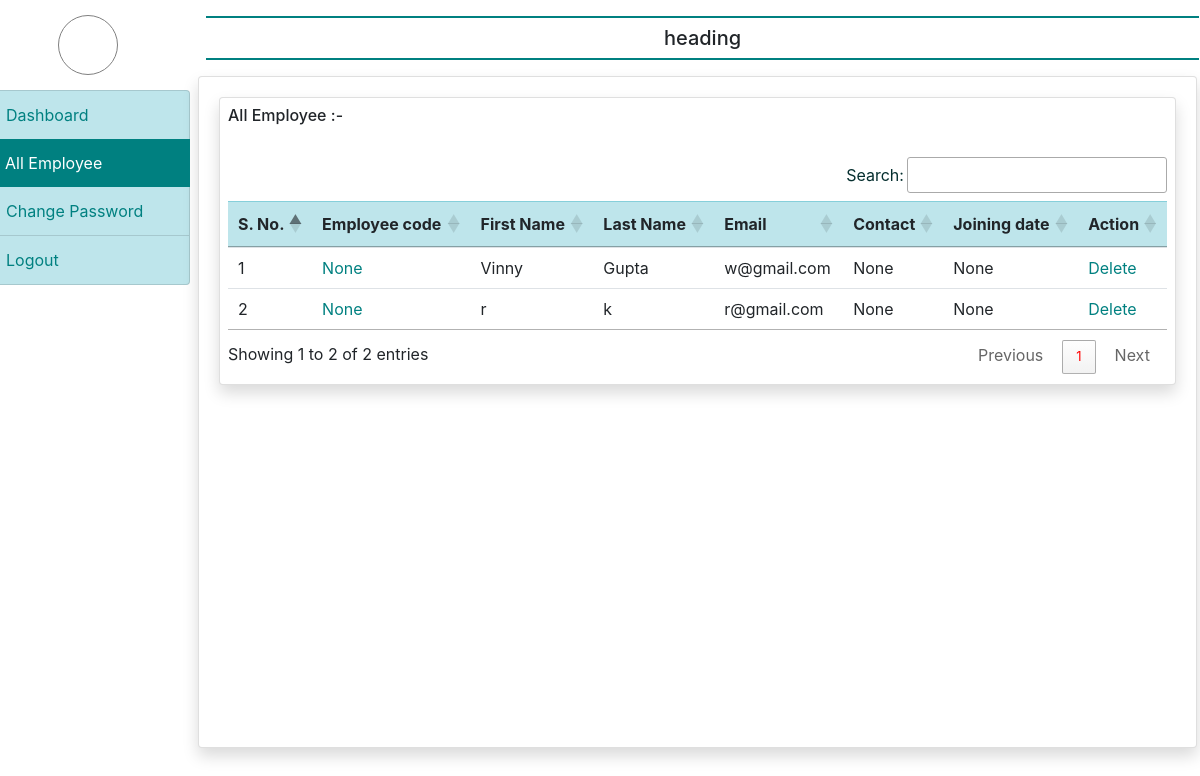
Before: /all_employee/ (signed in) with the older database file.
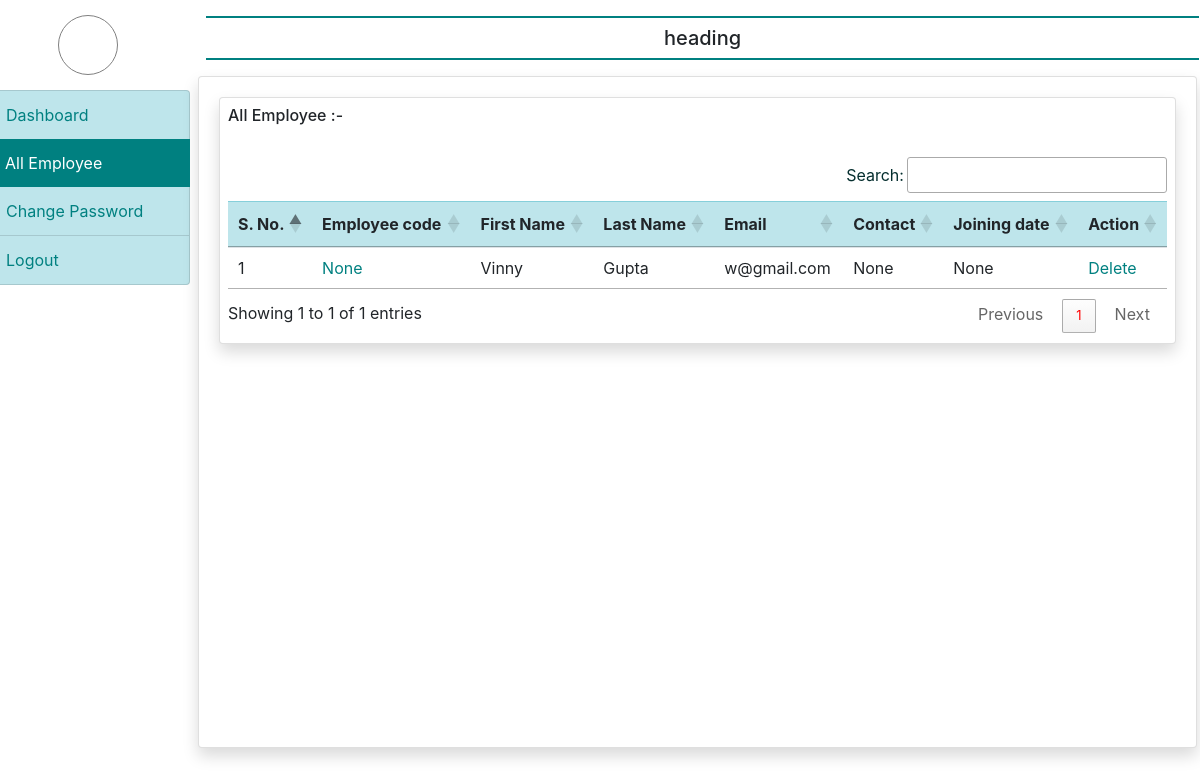
After: the same page with the newer database file.
### account/models.py (models this page shows)
class EmployeeDetails(models.Model):
    user= models.ForeignKey(User, on_delete=models.CASCADE)
    emp_code= models.CharField(max_length=60, null=True)
    emp_dept =models.CharField(max_length=60, null=True)
    emp_desg= models.CharField(max_length=60, null=True)
    emp_mobile= models.CharField(max_length=12, null=True)
    join_date= models.DateField(null=True)
    emp_gender= models.CharField(max_length=10, null=True)

### account/views.py (the view)
# urls.py: path('all_employee/', all_employee, name="all_employee"),
def all_employee(request):
    if not request.user.is_authenticated:
        return redirect('admin_login')
    all_emp= EmployeeDetails.objects.all()
    return render(request, 'all_employee.html', locals())

### account/templates/all_employee.html
{% extends 'admin_base.html' %}
{% block main %}
<div class="row">
    <div class="col-sm-12">
        <div class="card shadow">
            <div class="card-body p-2">
                <h6 >All Employee  :- </h6> <br>
                <table class="table" id="example">
                    <thead class="table-info">
                      <tr>
                        <th scope="col">S. No.</th>
                        <th scope="col">Employee code</th>
                        <th scope="col">First Name</th>
                        <th scope="col">Last Name</th>
                        <th scope="col">Email</th>
                        <th scope="col">Contact</th>
                        <th scope="col">Joining date</th>
                        <th scope="col">Action</th>
                      </tr>
                    </thead>
                    <tbody>
                        {% for emp in all_emp %}
                      <tr>
                        <td>{{ forloop.counter }}</td>
                        <td><a href="{% url 'emp_all_details' emp.id %} "> {{ emp.emp_code }}</a></td>
                        <td>{{ emp.user.first_name }}</td>
                        <td>{{ emp.user.last_name }}</td>
                        <td>{{ emp.user.email }}</td>
                        <td>{{ emp.emp_mobile }}</td>
                        <td>{{ emp.join_date }}</td>
                        <td><a href="{% url 'delete_emp' emp.user.id %}">Delete</a></td>
                      </tr>
                      {% endfor %}
                    </tbody>
                  </table>
            </div>
        </div>
    </div>
</div>
{% endblock %}

Changed rows visible on the page:
removed EmployeeDetails: emp_code "None", user.first_name "r", user.last_name "k", user.email "r@gmail.com", emp_mobile "None", join_date "None"
Other visible differences:
text written by a page script: "Search: Showing 1 to 2 of 2 entries Previous 1 Next" → "Search: Showing 1 to 1 of 1 entries Previous 1 Next"
